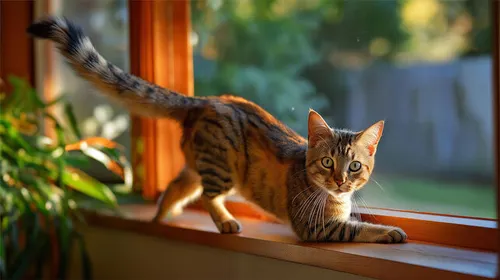
#> input picture dataset/cats/360_F_1784637418_R7lO6zQJ5OFObT3n53RqH7rEZpTMITie.webp, 500 x 280 px; its folder holds 3 pictures in this run
$ python ml_models.py
#> lines starting #> are read from the running program, lines starting #| are printed output that depends on the picture
import os
import cv2
import numpy as np
from sklearn.model_selection import train_test_split
from sklearn.svm import SVC
from sklearn.linear_model import LogisticRegression
from sklearn.ensemble import RandomForestClassifier
from sklearn.metrics import accuracy_score
import joblib

# Load dataset
DATASET_PATH = "dataset"
IMG_SIZE = 64

X = []
y = []

classes = {"cats": 0, "dogs": 1}

for category in classes:
    folder_path = os.path.join(DATASET_PATH, category)
    label = classes[category]

    for img_name in os.listdir(folder_path):
        img_path = os.path.join(folder_path, img_name)
        try:
            img = cv2.imread(img_path)
#> img is the input picture: shape (280, 500, 3); mean B, G, R 56.4, 83.1, 96.6
            img = cv2.resize(img, (IMG_SIZE, IMG_SIZE))
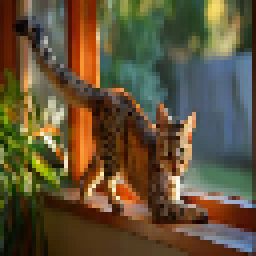
#> img: shape (64, 64, 3) (shown 4 times larger); mean B, G, R 56.2, 82.9, 96.5
            X.append(img)
            y.append(label)
        except:
            pass
#> pass 2 of the loop `for category in classes:`:
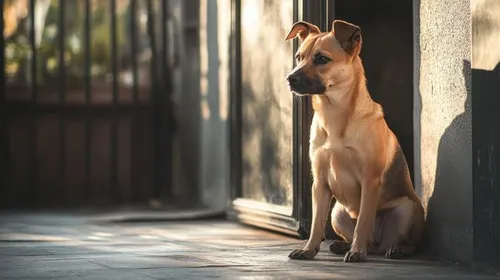
#> input picture dataset/dogs/360_F_1648567633_i7IQTvWs9yZ5KvJLczK23ft3QPoUerOO.webp, 500 x 280 px
#> img is the input picture: shape (280, 500, 3); mean B, G, R 88.2, 101.1, 110.3
#> `img = cv2.resize(img, (IMG_SIZE, IMG_SIZE))`:
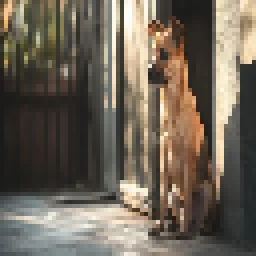
#> img: shape (64, 64, 3) (shown 4 times larger); mean B, G, R 87.5, 100.5, 109.5

X = np.array(X) / 255.0
y = np.array(y)

# Flatten images
X = X.reshape(X.shape[0], -1)

# Train-test split
X_train, X_test, y_train, y_test = train_test_split(
    X, y, test_size=0.2, random_state=42
)

# 1. SVM
svm = SVC(kernel='linear')
svm.fit(X_train, y_train)
svm_pred = svm.predict(X_test)

# 2. Logistic Regression
lr = LogisticRegression(max_iter=1000)
lr.fit(X_train, y_train)
lr_pred = lr.predict(X_test)

# 3. Random Forest
rf = RandomForestClassifier(n_estimators=100)
rf.fit(X_train, y_train)
rf_pred = rf.predict(X_test)

# Accuracy
print("SVM Accuracy:", accuracy_score(y_test, svm_pred))
print("Logistic Regression Accuracy:", accuracy_score(y_test, lr_pred))
print("Random Forest Accuracy:", accuracy_score(y_test, rf_pred))

# Save models
joblib.dump(svm, "svm_model.pkl")
joblib.dump(lr, "lr_model.pkl")
joblib.dump(rf, "rf_model.pkl")
